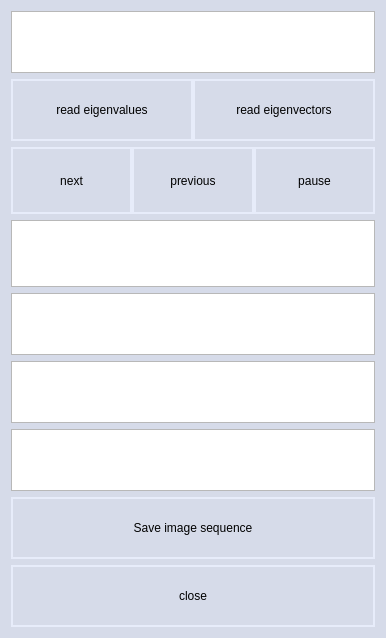
<?xml version="1.0" encoding="UTF-8"?>
<ui version="4.0">
 <class>ExcitationFrequencyWindow</class>
 <widget class="QDialog" name="ExcitationFrequencyWindow">
  <property name="geometry">
   <rect>
    <x>0</x>
    <y>0</y>
    <width>386</width>
    <height>638</height>
   </rect>
  </property>
  <property name="windowTitle">
   <string>ExcitationFrequencyWindow</string>
  </property>
  <property name="styleSheet">
   <string notr="true">QDialog{
background: rgba(214, 219, 233,255);
}

QListView{
background: rgba(214, 219, 233,255);
border: 2px solid rgba(231, 236, 250, 255);
}

QPushButton:hover{
background: rgba(255, 255, 191,255);
border:  2px solid rgba(255, 170, 0,255);
}

QPushButton{
border:  2px solid rgba(231, 236, 250, 255);;
background: rgba(214, 219, 233,255);
}


QHeaderView::section{
background-color: rgba(235, 241, 255, 255);
}
</string>
  </property>
  <layout class="QGridLayout" name="gridLayout">
   <item row="0" column="0">
    <layout class="QVBoxLayout" name="verticalLayout_2" stretch="4,4,9,4,4,4,4,4">
     <property name="spacing">
      <number>6</number>
     </property>
     <item>
      <widget class="CustomTableWidget" name="tableWidgetNumEigStates">
       <property name="sizePolicy">
        <sizepolicy hsizetype="Ignored" vsizetype="Ignored">
         <horstretch>0</horstretch>
         <verstretch>0</verstretch>
        </sizepolicy>
       </property>
      </widget>
     </item>
     <item>
      <layout class="QHBoxLayout" name="horizontalLayout_2">
       <property name="spacing">
        <number>0</number>
       </property>
       <item>
        <widget class="QPushButton" name="pushButton_Eigenvalues">
         <property name="sizePolicy">
          <sizepolicy hsizetype="Ignored" vsizetype="Ignored">
           <horstretch>0</horstretch>
           <verstretch>0</verstretch>
          </sizepolicy>
         </property>
         <property name="text">
          <string>read eigenvalues</string>
         </property>
        </widget>
       </item>
       <item>
        <widget class="QPushButton" name="pushButton_Eigenvectors">
         <property name="sizePolicy">
          <sizepolicy hsizetype="Ignored" vsizetype="Ignored">
           <horstretch>0</horstretch>
           <verstretch>0</verstretch>
          </sizepolicy>
         </property>
         <property name="text">
          <string>read eigenvectors</string>
         </property>
        </widget>
       </item>
      </layout>
     </item>
     <item>
      <layout class="QVBoxLayout" name="verticalLayout">
       <property name="spacing">
        <number>6</number>
       </property>
       <item>
        <layout class="QHBoxLayout" name="horizontalLayout" stretch="1,1,1">
         <property name="spacing">
          <number>0</number>
         </property>
         <item>
          <widget class="QPushButton" name="pushButtonNext">
           <property name="sizePolicy">
            <sizepolicy hsizetype="Ignored" vsizetype="Ignored">
             <horstretch>0</horstretch>
             <verstretch>0</verstretch>
            </sizepolicy>
           </property>
           <property name="text">
            <string>next</string>
           </property>
          </widget>
         </item>
         <item>
          <widget class="QPushButton" name="pushButtonPrevious">
           <property name="sizePolicy">
            <sizepolicy hsizetype="Ignored" vsizetype="Ignored">
             <horstretch>0</horstretch>
             <verstretch>0</verstretch>
            </sizepolicy>
           </property>
           <property name="text">
            <string>previous</string>
           </property>
          </widget>
         </item>
         <item>
          <widget class="QPushButton" name="pushButtonPause">
           <property name="sizePolicy">
            <sizepolicy hsizetype="Ignored" vsizetype="Ignored">
             <horstretch>0</horstretch>
             <verstretch>0</verstretch>
            </sizepolicy>
           </property>
           <property name="text">
            <string>pause</string>
           </property>
          </widget>
         </item>
        </layout>
       </item>
       <item>
        <widget class="QTextEdit" name="textEditEigInformation">
         <property name="sizePolicy">
          <sizepolicy hsizetype="Ignored" vsizetype="Ignored">
           <horstretch>0</horstretch>
           <verstretch>0</verstretch>
          </sizepolicy>
         </property>
        </widget>
       </item>
      </layout>
     </item>
     <item>
      <widget class="CustomTableWidget" name="tableWidgetAngle">
       <property name="sizePolicy">
        <sizepolicy hsizetype="Ignored" vsizetype="Ignored">
         <horstretch>0</horstretch>
         <verstretch>0</verstretch>
        </sizepolicy>
       </property>
      </widget>
     </item>
     <item>
      <widget class="CustomTableWidget" name="tableWidgetSpeed">
       <property name="sizePolicy">
        <sizepolicy hsizetype="Ignored" vsizetype="Ignored">
         <horstretch>0</horstretch>
         <verstretch>0</verstretch>
        </sizepolicy>
       </property>
      </widget>
     </item>
     <item>
      <widget class="CustomTableWidget" name="tableWidgetSegmentation">
       <property name="sizePolicy">
        <sizepolicy hsizetype="Ignored" vsizetype="Ignored">
         <horstretch>0</horstretch>
         <verstretch>0</verstretch>
        </sizepolicy>
       </property>
      </widget>
     </item>
     <item>
      <widget class="QPushButton" name="pushButtonVideoSeq">
       <property name="sizePolicy">
        <sizepolicy hsizetype="Ignored" vsizetype="Ignored">
         <horstretch>0</horstretch>
         <verstretch>0</verstretch>
        </sizepolicy>
       </property>
       <property name="text">
        <string>Save image sequence</string>
       </property>
      </widget>
     </item>
     <item>
      <widget class="QPushButton" name="pushButtonClose">
       <property name="sizePolicy">
        <sizepolicy hsizetype="Ignored" vsizetype="Ignored">
         <horstretch>0</horstretch>
         <verstretch>0</verstretch>
        </sizepolicy>
       </property>
       <property name="text">
        <string>close</string>
       </property>
      </widget>
     </item>
    </layout>
   </item>
  </layout>
 </widget>
 <layoutdefault spacing="6" margin="11"/>
 <customwidgets>
  <customwidget>
   <class>CustomTableWidget</class>
   <extends>QTableWidget</extends>
   <header>CustomTableWidget.h</header>
  </customwidget>
 </customwidgets>
 <resources/>
 <connections/>
 <slots>
  <slot>on_button_next()</slot>
  <slot>on_button_previous()</slot>
  <slot>stop_visualization()</slot>
  <slot>on_button_pause()</slot>
  <slot>on_button_eigenvalues()</slot>
  <slot>on_button_eigenvectors()</slot>
  <slot>on_button_save_image_sequence()</slot>
 </slots>
</ui>
